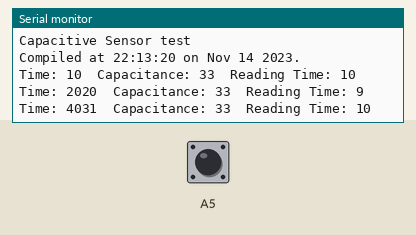
The sketch below on a simulated Arduino Uno, built with avr-gcc and run on an emulated ATmega328P. Shown: the last lines printed to the serial monitor. Inputs (shaded band) come from the test bench; at power-on: A5 HIGH.

Above: at 4.8 s.
4.9 s: A5 pulled LOW for 2.35 s
At 7.4 s:
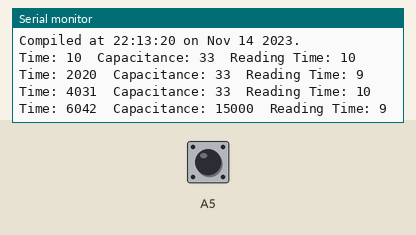
8.7 s: A5 pulled LOW for 2.35 s
At 11.2 s:
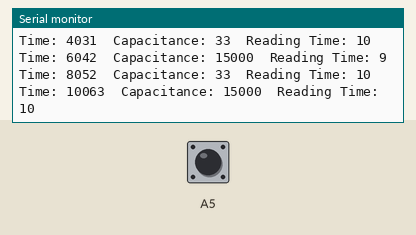
Timing chart, 0 to 12.7 s (numbered marks = the images above; inputs shaded):
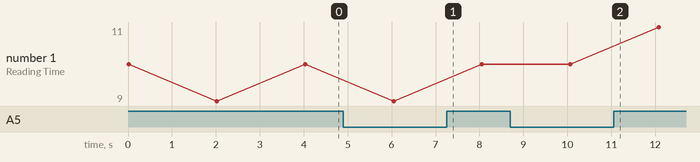

Measured:
- after the input at 4.9 s, the serial monitor: prints a new line after 1.1 s (image 1)
- after the input at 8.7 s, the serial monitor: prints a new line after 1.4 s (image 2)

The sketch:

SerialTest.ino
```cpp
#include <CapacitiveSensor.h>
CapacitiveSensor   csSensor = CapacitiveSensor(12,A5);

void setup() {
  csSensor.set_CS_AutocaL_Millis(0xFFFFFFFF);     // turn off autocalibrate, we don't need it.
  csSensor.set_CS_Timeout_Millis(5000);           //raise timeout to allow for a more accurate reading
  // put your setup code here, to run once:
  Serial.begin(38400);
  Serial.println(F("Capacitive Sensor test"));
  #define COMPILED_STRING "Compiled at " __TIME__ " on " __DATE__ "."
  Serial.println(F(COMPILED_STRING));
  Serial.println();

}

void loop() {
  // put your main code here, to run repeatedly:
  unsigned long readTime = millis();
  long total = csSensor.capacitiveSensor(100); //run 100 measure samples
  readTime = millis() - readTime;
  Serial.print(F("Time: "));
  Serial.print(millis());
  Serial.print(F("\tCapacitance: "));
  Serial.print(total);
  Serial.print(F("\tReading Time: "));
  Serial.println(readTime);
  delay(2000);
}
```
